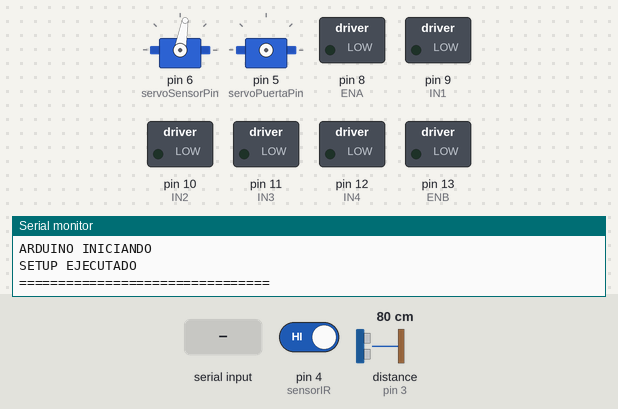
Bench run of a sketch on a simulated Arduino Uno, built with avr-gcc and run on an emulated ATmega328P. Shown: 2 × servo, switched loads named in the sketch (green lamp = pin HIGH), the last lines printed to the serial monitor. Wiring (inferred from the names in the program): ultrasonic range finder: trigger pin 2; echo pin 3. Inputs (shaded band) come from the test bench; at power-on: pin 4 (sensorIR) HIGH, distance to the obstacle (sensor on pin 3) 80 cm. The echo pulse lasts 58.3 µs per cm; pins used as bus, display or sensor lines are not drawn.

Above: at 0.1 s.
At 1.29 s:
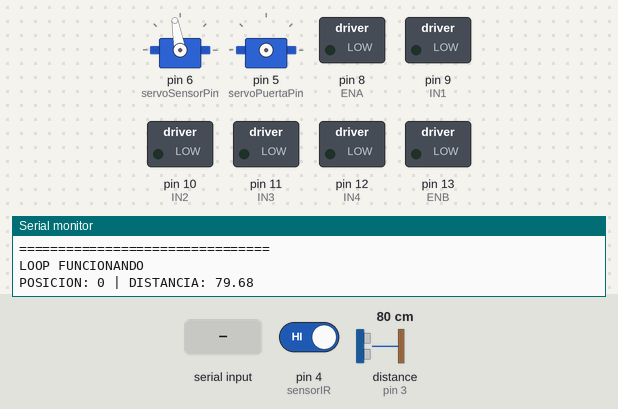
1.3 s: pin 4 (sensorIR) driven LOW
At 1.69 s:
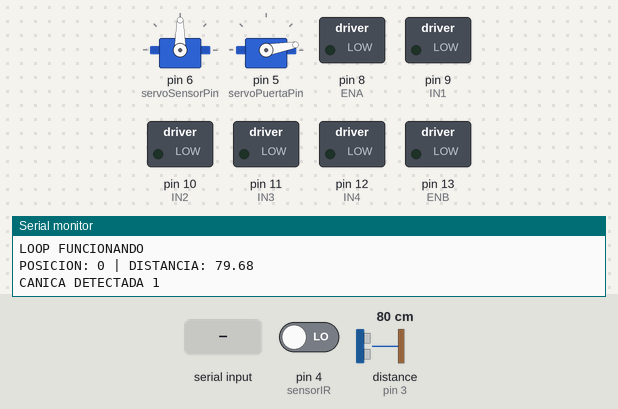
4.3 s: "AVANZAR\n" received over the second serial link
7.3 s: "RETROCEDER\n" received over the second serial link
10.3 s: "IZQUIERDA\n" received over the second serial link
Timing chart, 0 to 14.3 s (numbered marks = the images above; inputs shaded):
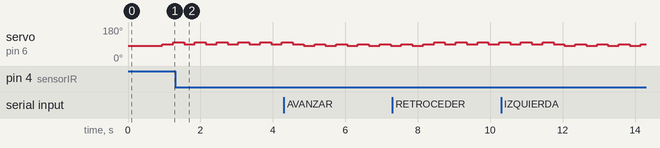

The sketch:

codigo_movimiento_orquita.ino
```cpp
// ============================================================
// ORQUITA - Arduino (v5)
//  Cambios v4 (marcados "[v4]"):
//   - Watchdog 10 s, TEL apagada, tiempos de barrido reducidos
//   - Cola de respuestas BT (solo se transmite con el servo quieto)
//   - El barrido se pausa si los motores se mueven
//   - Pasadas con el robot en movimiento se descartan
//  Cambios v5 (marcados "[v5]"):
//   - CAP (captura) tambien sale por la cola (no hace temblar el servo)
//   - La cola, si se llena, descarta el mensaje mas viejo (CAP no se pierde)
//   - El SWP se copia (snapshot) al terminar la pasada: no se mezcla con
//     la medicion siguiente si el envio se demora
//   - AVANZAR/RETROCEDER avanzan una rafaga corta (MS_AVANCE) en vez de
//     2,5 s a ciegas: el robot mira, decide, avanza poco, vuelve a mirar
//
//  - Bluetooth HC-05 por SoftwareSerial (A5 / A1)
//  - Recibe ordenes del servidor: ORD|accion=AVANZAR
//  - Motores con puente H (L298N)
//  - Servo del sensor (pin 6): rotacion continua, gira por tiempo.
//    Barre en 7 posiciones (izq 90 ... der 90) en ida y vuelta,
//    midiendo en cada una, y al terminar cada pasada envia UNA linea:
//        SWP,<n>,<d0>,<d1>,<d2>,<d3>,<d4>,<d5>,<d6>,<ir>
//    d0 = extremo izquierdo, d3 = frente, d6 = extremo derecho.
//    Una distancia de -1 significa "sin eco" (no es lo mismo que libre).
//  - Servo de la puerta (pin 5): rotacion continua, gira 20 s
//    solo cuando el IR detecta una canica
// ============================================================

#include <SoftwareSerial.h>
#include <Servo.h>


// ============================== PINES ===============================

const int btRxPin = A5;   // recibe desde TXD del HC-05
const int btTxPin = A1;   // envia hacia RXD del HC-05

const int trigPin  = 2;
const int echoPin  = 3;
const int sensorIR = 4;

const int servoPuertaPin = 5;
const int servoSensorPin = 6;

// Motor izquierdo
const int ENA = 8;
const int IN1 = 9;
const int IN2 = 10;
// Motor derecho
const int IN3 = 11;
const int IN4 = 12;
const int ENB = 13;

SoftwareSerial bt(btRxPin, btTxPin);
Servo servoSensor;
Servo servoPuerta;


// ============================== AJUSTES =============================

const long BAUDIOS_USB = 9600;
const long BAUDIOS_BT  = 9600;

const unsigned long WATCHDOG_MS       = 10000;   // [v4]
const unsigned long TELEMETRIA_MS     = 200;
const unsigned long TIEMPO_ESTABLE_IR = 40;

const bool ENVIAR_TEL_PERIODICA = false;         // [v4]

// ---- Motores ----
const unsigned long TIMEOUT_ORDEN_MS = 2500;  // limite de seguridad
const unsigned long MS_GIRO          = 400;   // CALIBRAR: giro corto
const unsigned long MS_AVANCE        = 600;   // [v5] CALIBRAR: rafaga de avance/retroceso

// ---- Servo de la puerta (rotacion continua) ----
const int VALOR_PUERTA = 10;                  // velocidad/sentido cuando gira (170 = al reves)
const unsigned long PUERTA_MS = 20000;        // cuanto gira tras detectar una canica

// ---- Servo del sensor (rotacion continua, gira por TIEMPO) ----
const int PARADO  = 90;          // si deriva estando parado, ajustar (88, 92...)
const int VEL_IZQ = 80;
const int VEL_DER = 100;
const unsigned long MS_30_IZQ = 300;   // CALIBRAR: ms para girar 30 grados
const unsigned long MS_30_DER = 300;   // CALIBRAR

// true  = al frenar se corta la senal del servo (no deriva ni tiembla).
const bool SOLTAR_SERVO_QUIETO = true;

// ---- Barrido ----
const byte CANT_POS   = 7;     // izq 90, 60, 30, centro, der 30, 60, 90
const byte POS_CENTRO = 3;
const unsigned long SERVO_ASENTAR_MS = 150;  // [v4] espera antes de medir
const unsigned long PAUSA_MEDIDA     = 300;  // [v4] tiempo total quieto en cada posicion
const byte REINTENTOS_MEDIDA = 2;            // si no hay eco, reintenta

// ---- Cola de respuestas Bluetooth ----
const byte COLA_MAX   = 6;     // [v5] antes 4
const byte COLA_LARGO = 48;

const float DIST_FRENO = 20.0;   // cm: si el frente esta mas cerca, frena

// ============================== ESTADO ==============================

// Bluetooth
char bufferBT[80];
byte indiceBT = 0;
unsigned long ultimoContacto = 0;
unsigned long ultimoRx = 0;
bool enlaceActivo = false;

// Cola de respuestas pendientes
char colaBT[COLA_MAX][COLA_LARGO];
byte colaN = 0;

// Telemetria
unsigned long ultimaTelemetria = 0;
unsigned long secuencia = 0;
float distanciaActual = -1;

// IR
int ultimaLecturaIR = HIGH;
int estadoIRConfirmado = HIGH;
unsigned long tiempoCambioIR = 0;
unsigned long numeroCaptura = 0;

// Motores
unsigned long motorApagarEn = 0;

// Puerta
unsigned long puertaApagarEn = 0;

// Barrido del servo del sensor
float distancias[CANT_POS];        // ultima medicion de cada posicion
float distanciasEnvio[CANT_POS];   // [v5] copia congelada de la pasada lista para enviar
byte posActual = POS_CENTRO;       // el sensor debe arrancar mirando al frente
int8_t sentido = 1;                // +1 hacia la derecha, -1 hacia la izquierda
bool girando = false;
bool medido = false;
bool barridoListo = false;         // hay una pasada completa sin enviar
bool pasadaContaminada = false;    // [v4] true si los motores se movieron durante la pasada
unsigned long secuenciaBarrido = 0;
unsigned long finGiro = 0;
unsigned long inicioQuieto = 0;
byte pasoActual = 0;

int posicionGrados = 0;          // 0 = centro, negativo = izq, positivo = der
bool avanzando = false;
unsigned long ultimaMedicionContinua = 0;

// ============================== MOTORES =============================

void motorIzquierdo(int a, int b) {
  digitalWrite(IN1, a);
  digitalWrite(IN2, b);
}

void motorDerecho(int a, int b) {
  digitalWrite(IN3, a);
  digitalWrite(IN4, b);
}

void detenerMotores() {
  motorIzquierdo(LOW, LOW);
  motorDerecho(LOW, LOW);
  digitalWrite(ENA, LOW);
  digitalWrite(ENB, LOW);
  motorApagarEn = 0;
  avanzando = false;
}

void moverMotores(int izqA, int izqB, int derA, int derB, unsigned long duracion) {
  digitalWrite(ENA, HIGH);
  digitalWrite(ENB, HIGH);
  motorIzquierdo(izqA, izqB);
  motorDerecho(derA, derB);
  avanzando = false;
  if (duracion == 0) duracion = TIMEOUT_ORDEN_MS;
  motorApagarEn = millis() + duracion;
}

bool frenteBloqueado() {
  bool mirandoAdelante = !girando && abs(posicionGrados) <= 30;
  return mirandoAdelante && distanciaActual > 0 && distanciaActual < DIST_FRENO;
}

void avanzar() {
  if (frenteBloqueado()) {
    detenerMotores();
    Serial.println("FRENO: obstaculo adelante");
    return;
  }
  moverMotores(HIGH, LOW, HIGH, LOW, 0);
  avanzando = true;
}

void retroceder() { moverMotores(LOW, HIGH, LOW, HIGH, MS_AVANCE); }
void izquierda()  { moverMotores(LOW, HIGH, HIGH, LOW, MS_GIRO); }
void derecha()    { moverMotores(HIGH, LOW, LOW, HIGH, MS_GIRO); }

void actualizarMotores() {
  if (motorApagarEn != 0 && millis() >= motorApagarEn) {
    detenerMotores();
  }
}

void frenoEmergencia() {
  if (avanzando && frenteBloqueado()) {
    detenerMotores();
    Serial.println("FRENO DE EMERGENCIA");
  }
}

// ============================== PUERTA ==============================

void abrirPuerta() {
  if (!servoPuerta.attached()) {
    servoPuerta.attach(servoPuertaPin);
  }
  servoPuerta.write(VALOR_PUERTA);
  puertaApagarEn = millis() + PUERTA_MS;   // si llega otra canica, renueva los 20 s
}

void actualizarPuerta() {
  if (puertaApagarEn != 0 && millis() >= puertaApagarEn) {
    servoPuerta.detach();                  // se suelta: queda parado y sin interferir
    puertaApagarEn = 0;
    Serial.println("PUERTA: parada");
  }
}


// ============================== BLUETOOTH ===========================

// SoftwareSerial no puede recibir mientras transmite, y bloquea las
// interrupciones (hace temblar al servo): se transmite solo cuando el
// servo del sensor esta quieto y no esta llegando nada.
bool puedeTransmitir() {
  if (girando) return false;
  if (bt.available() || millis() - ultimoRx < 30) return false;
  return true;
}

// Guarda un mensaje para enviarlo cuando sea seguro.
// [v5] Si la cola esta llena, descarta el mas viejo para que el nuevo entre.
void encolarBT(const char *a, const char *b) {
  if (colaN >= COLA_MAX) {
    for (byte i = 1; i < colaN; i++) {
      strcpy(colaBT[i - 1], colaBT[i]);
    }
    colaN--;
  }
  snprintf(colaBT[colaN], COLA_LARGO, "%s%s", a, b);
  colaN++;
}

// Envia de a un mensaje por vuelta de loop(), solo si es seguro
void vaciarColaBT() {
  if (colaN == 0) return;
  if (!puedeTransmitir()) return;

  bt.println(colaBT[0]);

  for (byte i = 1; i < colaN; i++) {
    strcpy(colaBT[i - 1], colaBT[i]);
  }
  colaN--;
}

void marcarContacto() {

  ultimoContacto = millis();

  if (!enlaceActivo) {
    enlaceActivo = true;
    encolarBT("LINK_OK", "");
    Serial.println("LINK_OK");
  }
}

void recibirBluetooth() {

  while (bt.available()) {

    char c = bt.read();
    ultimoRx = millis();

    if (c == '\n') {

      bufferBT[indiceBT] = '\0';
      if (indiceBT > 0) {
        procesarOrden(bufferBT);
      }
      indiceBT = 0;

    } else if (c != '\r') {

      if (indiceBT < sizeof(bufferBT) - 1) {
        bufferBT[indiceBT++] = c;
      } else {
        indiceBT = 0;
      }
    }
  }
}

void enviarTelemetria() {

  if (!ENVIAR_TEL_PERIODICA) return;
  if (millis() - ultimaTelemetria < TELEMETRIA_MS) return;
  if (!puedeTransmitir()) return;

  ultimaTelemetria = millis();

  bt.print("TEL,");
  bt.print(secuencia++);
  bt.print(",");
  bt.print(distanciaActual);
  bt.print(",");
  bt.println(digitalRead(sensorIR));
}

// Una linea por pasada completa del sensor: las 7 distancias + IR
void enviarBarrido() {

  if (!barridoListo) return;
  if (!puedeTransmitir()) return;

  barridoListo = false;

  bt.print("SWP,");
  bt.print(secuenciaBarrido);
  Serial.print("SWP ");
  Serial.print(secuenciaBarrido);

  for (byte i = 0; i < CANT_POS; i++) {
    bt.print(",");
    bt.print(distanciasEnvio[i]);          // [v5] usa la copia congelada
    Serial.print(" ");
    Serial.print(distanciasEnvio[i]);
  }

  bt.print(",");
  bt.println(digitalRead(sensorIR));
  Serial.println();

  secuenciaBarrido++;
}

void controlarEnlace() {

  if (enlaceActivo && millis() - ultimoContacto >= WATCHDOG_MS) {

    enlaceActivo = false;
    detenerMotores();            // sin enlace, el robot frena

    encolarBT("LINK_LOST", "");
    Serial.println("LINK_LOST");
  }
}


// ============================== ORDENES =============================
// Formato: ORD|accion=AVANZAR

bool ejecutarAccion(const char *accion) {

  if (strcmp(accion, "AVANZAR") == 0)    { avanzar();        return true; }
  if (strcmp(accion, "RETROCEDER") == 0) { retroceder();     return true; }
  if (strcmp(accion, "IZQUIERDA") == 0)  { izquierda();      return true; }
  if (strcmp(accion, "DERECHA") == 0)    { derecha();        return true; }
  if (strcmp(accion, "DETENER") == 0)    { detenerMotores(); return true; }
  if (strcmp(accion, "CAPTURAR") == 0)   { detenerMotores(); return true; }

  return false;
}

void procesarOrden(char *orden) {

  marcarContacto();

  Serial.print("RECIBIDO: ");
  Serial.println(orden);

  if (strcmp(orden, "PING") == 0) {
    encolarBT("PONG", "");
    return;
  }

  // strstr tolera bytes daniados delante de la orden
  char *posicion = strstr(orden, "ORD|accion=");
  if (posicion != NULL) {

    const char *accion = posicion + 11;

    if (ejecutarAccion(accion)) {
      encolarBT("ACK,", accion);
      Serial.print("ACK,");
      Serial.println(accion);
    } else {
      encolarBT("ERR,", orden);
      Serial.print("ERR,");
      Serial.println(orden);
    }
    return;
  }

  encolarBT("ERR,", orden);
  Serial.print("ERR,");
  Serial.println(orden);
}


// ============================== ULTRASONIDO =========================
float medirUna() {
  digitalWrite(trigPin, LOW);
  delayMicroseconds(2);
  digitalWrite(trigPin, HIGH);
  delayMicroseconds(10);
  digitalWrite(trigPin, LOW);
  unsigned long d = pulseIn(echoPin, HIGH, 18000);
  if (d == 0) return -1;
  return d * 0.0343 / 2.0;
}

float medirDistancia() {
  float v[3];
  for (int i = 0; i < 3; i++) {
    v[i] = medirUna();
    delay(10);
  }
  // ordenar y devolver la mediana
  for (int i = 0; i < 2; i++)
    for (int j = i + 1; j < 3; j++)
      if (v[j] < v[i]) { float t = v[i]; v[i] = v[j]; v[j] = t; }
  return v[1];
}

// Si no vuelve eco, reintenta antes de dar la lectura por perdida
float medirConReintentos() {

  float d = -1;

  for (byte i = 0; i <= REINTENTOS_MEDIDA; i++) {
    d = medirDistancia();
    if (d > 0) break;
    delay(30);     // deja que se apague el eco anterior
  }

  return d;
}


// ============================== BARRIDO DEL SENSOR ==================
// Servo continuo: gira 30 grados (por tiempo), frena, espera, mide y
// pasa a la posicion vecina. Va de la izquierda a la derecha y vuelve,
// midiendo en ambos sentidos. Sin delay() en el movimiento.
// El servo solo esta conectado (attach) mientras gira.

void girarServoSensor(bool derecha) {
  if (!servoSensor.attached()) {
    servoSensor.attach(servoSensorPin);
  }
  servoSensor.write(derecha ? VEL_DER : VEL_IZQ);
}

void frenarServoSensor() {
  if (servoSensor.attached()) {
    servoSensor.write(PARADO);
    if (SOLTAR_SERVO_QUIETO) {
      servoSensor.detach();      // sin señal: no deriva ni tiembla
    }
  }
}

void iniciarGiro(bool derecha, unsigned long duracionMs) {
  girarServoSensor(derecha);
  girando = true;
  medido = false;
  finGiro = millis() + duracionMs;
}

// Avanza a la posicion siguiente.
// Cuando llega a un extremo, invierte el sentido.
void avanzarPosicion() {

  // Si estamos en el extremo derecho, volver hacia la izquierda
  if (posActual >= CANT_POS - 1) {
    sentido = -1;
  }

  // Si estamos en el extremo izquierdo, volver hacia la derecha
  else if (posActual == 0) {
    sentido = 1;
  }

  // Actualizar la posicion
  posActual += sentido;

  // Iniciar movimiento del servo
  iniciarGiro(
    sentido > 0,
    sentido > 0 ? MS_30_DER : MS_30_IZQ
  );

}

void controlarBarrido() {
  unsigned long ahora = millis();

  // 1) Si está girando, esperar a que termine el movimiento
  if (girando) {
    if (ahora >= finGiro) {
      frenarServoSensor();
      girando = false;
      inicioQuieto = ahora;
      medido = false;
    }
    return;
  }

  // 2) Si ya se midió esta posición, esperar antes de avanzar
  if (medido) {
    if (ahora - inicioQuieto >= PAUSA_MEDIDA) {
      avanzarPosicion();
    }
    return;
  }

  // 3) Esperar a que el servo se estabilice
  if (ahora - inicioQuieto < SERVO_ASENTAR_MS) {
    return;
  }

  // 4) Medir la posición actual
  float distancia = medirConReintentos();

  distancias[posActual] = distancia;
  distanciaActual = distancia;
  medido = true;
  ultimaMedicionContinua = ahora;

  Serial.print("POSICION: ");
  Serial.print(posActual);
  Serial.print(" | DISTANCIA: ");
  Serial.println(distancia);

  // Si está mirando al frente, guardar la distancia frontal
  if (posActual == POS_CENTRO) {
    distanciaActual = distancia;
  }

  // 5) ENVIAR SWP SOLAMENTE AL COMPLETAR
  //    la pasada de izquierda a derecha
  if (posActual == CANT_POS - 1 && sentido == 1) {

    Serial.println("BARRIDO COMPLETO: IZQUIERDA A DERECHA");

    // Copiar las 7 mediciones para congelar los datos
    for (byte i = 0; i < CANT_POS; i++) {
      distanciasEnvio[i] = distancias[i];
    }

    barridoListo = true;
  }

}

// ============================== SENSOR IR ===========================

void detectarIR() {

  int lectura = digitalRead(sensorIR);

  if (lectura != ultimaLecturaIR) {
    tiempoCambioIR = millis();
    ultimaLecturaIR = lectura;
  }

  if (millis() - tiempoCambioIR >= TIEMPO_ESTABLE_IR
      && lectura != estadoIRConfirmado) {

    estadoIRConfirmado = lectura;

    if (estadoIRConfirmado == LOW) {
      numeroCaptura++;
      abrirPuerta();                       // puerta gira PUERTA_MS

      // [v5] CAP por la cola (antes bt.print directo)
      char num[12];
      snprintf(num, sizeof(num), "%lu", numeroCaptura);
      encolarBT("CAP,", num);

      Serial.print("CANICA DETECTADA ");
      Serial.println(numeroCaptura);
    }
  }
}


// ============================== SETUP ===============================

void configurarPines() {

  pinMode(trigPin, OUTPUT);
  pinMode(echoPin, INPUT);
  pinMode(sensorIR, INPUT_PULLUP);

  pinMode(ENA, OUTPUT);
  pinMode(IN1, OUTPUT);
  pinMode(IN2, OUTPUT);
  pinMode(IN3, OUTPUT);
  pinMode(IN4, OUTPUT);
  pinMode(ENB, OUTPUT);

  detenerMotores();
}

void setup() {

  Serial.begin(BAUDIOS_USB);
  bt.begin(BAUDIOS_BT);

  configurarPines();

  ultimaLecturaIR = digitalRead(sensorIR);
  estadoIRConfirmado = ultimaLecturaIR;
  tiempoCambioIR = millis();

  for (byte i = 0; i < CANT_POS; i++) {
    distancias[i] = -1;
    distanciasEnvio[i] = -1;
  }

  // Los servos se conectan solo cuando hace falta:
  // el del sensor en iniciarGiro(), la puerta en abrirPuerta().
  Serial.println("================================");
  Serial.println("ARDUINO INICIANDO");
  Serial.println("SETUP EJECUTADO");
  Serial.println("================================");

  bt.println("READY");

  // Arranca mirando al frente: va primero al extremo izquierdo y desde
  // ahi empieza la primera pasada hacia la derecha.
  posActual = 0;
  sentido = 1;
  iniciarGiro(false, MS_30_IZQ * POS_CENTRO);
}

// ============================== LOOP ================================

void loop() {
  static unsigned long contadorLoop = 0;

  if (millis() - contadorLoop >= 1000) {
    contadorLoop = millis();
    Serial.println("LOOP FUNCIONANDO");
  }

  recibirBluetooth();
  controlarBarrido();
  frenoEmergencia();
  detectarIR();
  enviarBarrido();
  vaciarColaBT();
  enviarTelemetria();
  actualizarMotores();
  actualizarPuerta();
  controlarEnlace();
}
```
